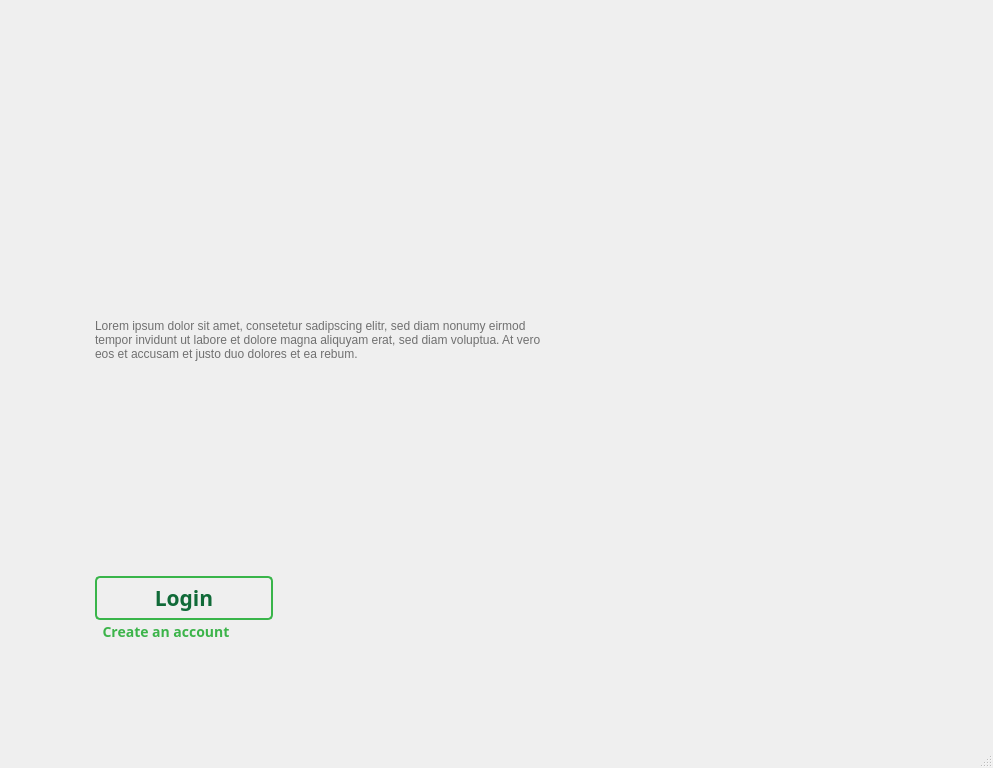
<?xml version="1.0" encoding="UTF-8"?>
<ui version="4.0">
 <class>MainWindow</class>
 <widget class="QMainWindow" name="MainWindow">
  <property name="geometry">
   <rect>
    <x>0</x>
    <y>0</y>
    <width>993</width>
    <height>768</height>
   </rect>
  </property>
  <property name="sizePolicy">
   <sizepolicy hsizetype="Expanding" vsizetype="Expanding">
    <horstretch>0</horstretch>
    <verstretch>0</verstretch>
   </sizepolicy>
  </property>
  <property name="windowTitle">
   <string>MainWindow</string>
  </property>
  <property name="autoFillBackground">
   <bool>false</bool>
  </property>
  <widget class="QWidget" name="centralwidget">
   <widget class="QLabel" name="label">
    <property name="geometry">
     <rect>
      <x>-30</x>
      <y>-3</y>
      <width>1024</width>
      <height>791</height>
     </rect>
    </property>
    <property name="styleSheet">
     <string notr="true">background-image: url(:/newPrefix/Splash Screen.png);</string>
    </property>
    <property name="text">
     <string/>
    </property>
    <property name="scaledContents">
     <bool>true</bool>
    </property>
   </widget>
   <widget class="QPushButton" name="LoginBtn">
    <property name="geometry">
     <rect>
      <x>95</x>
      <y>576</y>
      <width>178</width>
      <height>44</height>
     </rect>
    </property>
    <property name="styleSheet">
     <string notr="true">#LoginBtn{
border-radius: 5px;
box-shadow: 0px 3px 6px #000000;
border: 2px solid #39B54A;
opacity: 1;
font-family: Montserrat;
font-size: 21px;
font-weight: 800;
color: #106A38;
}

QPushButton#LoginBtn:hover{
color: #FFFFFF ;
background-color: #106A38;
}</string>
    </property>
    <property name="text">
     <string>Login</string>
    </property>
   </widget>
   <widget class="QPushButton" name="CreateAnAccount">
    <property name="geometry">
     <rect>
      <x>99</x>
      <y>623</y>
      <width>134</width>
      <height>18</height>
     </rect>
    </property>
    <property name="styleSheet">
     <string notr="true">#CreateAnAccount{
color: var(--unnamed-color-3cb44a);
font: normal normal bold 14px Montserrat;
color: #3CB44A;
opacity: 1;
background-color: Transparent;
 background-repeat: no-repeat;
 border: none;
 cursor: pointer;
 overflow: hidden;
 outline: none;

}</string>
    </property>
    <property name="text">
     <string>Create an account</string>
    </property>
   </widget>
   <widget class="QLabel" name="label_2">
    <property name="geometry">
     <rect>
      <x>255</x>
      <y>623</y>
      <width>18</width>
      <height>18</height>
     </rect>
    </property>
    <property name="styleSheet">
     <string notr="true">image: url(:/newPrefix/Icon awesome-arrow-alt-circle-right.png);</string>
    </property>
    <property name="text">
     <string/>
    </property>
   </widget>
   <widget class="QPlainTextEdit" name="plainTextEdit">
    <property name="geometry">
     <rect>
      <x>91</x>
      <y>315</y>
      <width>457</width>
      <height>189</height>
     </rect>
    </property>
    <property name="styleSheet">
     <string notr="true">#plainTextEdit{
background-color: Transparent;
 background-repeat: no-repeat;
 border: none;
 cursor: pointer;
 overflow: hidden;
 outline: none;
text-align: left;
font: normal normal normal 20px/27px Segoe UI;
letter-spacing: 0px;
color: #707070;
opacity: 1;

}</string>
    </property>
    <property name="plainText">
     <string>Lorem ipsum dolor sit amet, consetetur sadipscing elitr, sed diam nonumy eirmod tempor invidunt ut labore et dolore magna aliquyam erat, sed diam voluptua. At vero eos et accusam et justo duo dolores et ea rebum. </string>
    </property>
   </widget>
  </widget>
  <widget class="QMenuBar" name="menubar">
   <property name="geometry">
    <rect>
     <x>0</x>
     <y>0</y>
     <width>993</width>
     <height>21</height>
    </rect>
   </property>
  </widget>
  <widget class="QStatusBar" name="statusbar"/>
 </widget>
 <resources>
  <include location="source.qrc"/>
  <include location="CreateAnAccountIcon.qrc"/>
  <include location="Source.qrc"/>
 </resources>
 <connections/>
</ui>
